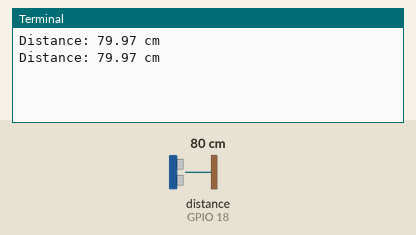
A program run on a simulated Raspberry Pi (BCM pin numbers). Shown: the last lines printed to the terminal. Inputs (shaded band) come from the test bench; at power-on: distance to the obstacle (sensor on GPIO 18) 80 cm. The echo pulse lasts 58.3 µs per cm; the clock reads 2024-03-15 10:24:30 at power-on unless the program sets it.

Above: at 1.2 s.
1.3 s: distance to the obstacle (sensor on GPIO 18) set to 2 cm
At 2.6 s:
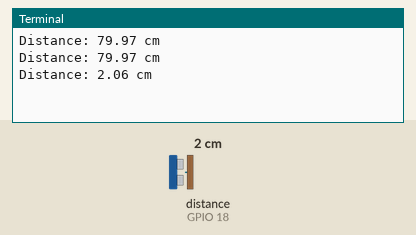
2.8 s: distance to the obstacle (sensor on GPIO 18) set to 4 cm
At 3.8 s:
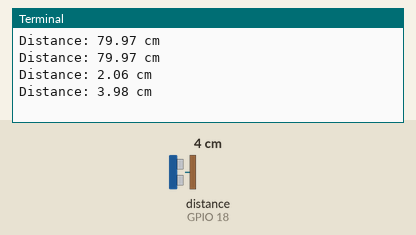
Timing chart, 0 to 5.8 s (numbered marks = the images above; inputs shaded):
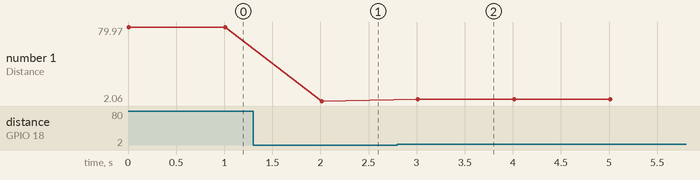

The program:

Ultrasonic_Distance_Measurement_raspberry_pi.py
```python
import RPi.GPIO as GPIO
import time

# Set GPIO pin numbers
TRIG_PIN = 17
ECHO_PIN = 18

# Initialize GPIO settings
GPIO.setmode(GPIO.BCM)
GPIO.setup(TRIG_PIN, GPIO.OUT)
GPIO.setup(ECHO_PIN, GPIO.IN)

def measure_distance():
    GPIO.output(TRIG_PIN, True)
    time.sleep(0.00001)
    GPIO.output(TRIG_PIN, False)

    start_time = time.time()
    end_time = time.time()

    while GPIO.input(ECHO_PIN) == 0:
        start_time = time.time()

    while GPIO.input(ECHO_PIN) == 1:
        end_time = time.time()

    duration = end_time - start_time
    distance = (duration * 34300) / 2  # Speed of sound in cm/s

    return distance

try:
    while True:
        distance = measure_distance()
        print(f"Distance: {distance:.2f} cm")
        time.sleep(1)

except KeyboardInterrupt:
    GPIO.cleanup()
```

Measured:
- after the input at 1.3 s, the terminal: prints a new line after 0.71 s (image 1)
- after the input at 2.8 s, the terminal: prints a new line after 0.21 s (image 2)
- plotted number 1: 79.97 → 2.06 after the input at 1.3 s, 2.06 → 3.98 after the input at 2.8 s
